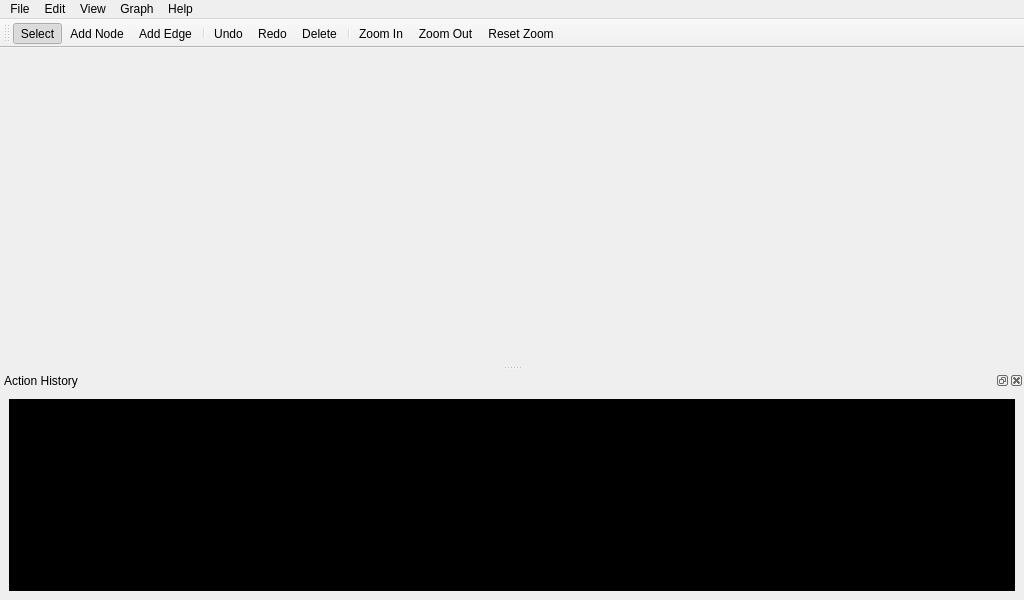
<?xml version="1.0" encoding="UTF-8"?>
<ui version="4.0">
 <class>MainWindow</class>
 <widget class="QMainWindow" name="MainWindow">
  <property name="geometry">
   <rect>
    <x>0</x>
    <y>0</y>
    <width>1024</width>
    <height>600</height>
   </rect>
  </property>
  <property name="windowTitle">
   <string>Graph Editor</string>
  </property>
  <widget class="QWidget" name="centralwidget">
   <layout class="QVBoxLayout" name="verticalLayout_2"/>
  </widget>
  <widget class="QMenuBar" name="menubar">
   <property name="geometry">
    <rect>
     <x>0</x>
     <y>0</y>
     <width>1024</width>
     <height>23</height>
    </rect>
   </property>
   <widget class="QMenu" name="menuFile">
    <property name="title">
     <string>File</string>
    </property>
    <addaction name="actionNew_File"/>
    <addaction name="actionOpen_File"/>
    <addaction name="actionSave"/>
    <addaction name="actionSave_As"/>
    <addaction name="separator"/>
    <addaction name="actionExport"/>
    <addaction name="separator"/>
    <addaction name="actionClose"/>
    <addaction name="actionExit"/>
   </widget>
   <widget class="QMenu" name="menuEdit">
    <property name="title">
     <string>Edit</string>
    </property>
    <addaction name="actionUndo"/>
    <addaction name="actionRedo"/>
    <addaction name="separator"/>
    <addaction name="actionCut"/>
    <addaction name="actionCopy"/>
    <addaction name="actionPaste"/>
    <addaction name="actionDelete"/>
    <addaction name="separator"/>
    <addaction name="actionSelect_All"/>
    <addaction name="actionDeselect_All"/>
   </widget>
   <widget class="QMenu" name="menuHelp">
    <property name="title">
     <string>Help</string>
    </property>
   </widget>
   <widget class="QMenu" name="menuView">
    <property name="title">
     <string>View</string>
    </property>
    <addaction name="actionZoom_In"/>
    <addaction name="actionZoom_Out"/>
    <addaction name="separator"/>
    <addaction name="actionReset_Zoom"/>
    <addaction name="actionShow_Grid"/>
    <addaction name="actionSnap_to_Grid"/>
    <addaction name="separator"/>
    <addaction name="actionShow_Toolbar"/>
    <addaction name="actionShow_Properties_Panel"/>
    <addaction name="actionShow_Action_History"/>
    <addaction name="separator"/>
    <addaction name="actionFullscreen"/>
    <addaction name="actionDark_Mode"/>
   </widget>
   <widget class="QMenu" name="menuGraph">
    <property name="title">
     <string>Graph</string>
    </property>
    <addaction name="actionGenerate_Random_Graph"/>
   </widget>
   <addaction name="menuFile"/>
   <addaction name="menuEdit"/>
   <addaction name="menuView"/>
   <addaction name="menuGraph"/>
   <addaction name="menuHelp"/>
  </widget>
  <widget class="QToolBar" name="toolBar">
   <property name="windowTitle">
    <string>toolBar</string>
   </property>
   <property name="toolButtonStyle">
    <enum>Qt::ToolButtonTextUnderIcon</enum>
   </property>
   <attribute name="toolBarArea">
    <enum>TopToolBarArea</enum>
   </attribute>
   <attribute name="toolBarBreak">
    <bool>false</bool>
   </attribute>
   <addaction name="actionSelect"/>
   <addaction name="actionAdd_Node"/>
   <addaction name="actionAdd_Edge"/>
   <addaction name="separator"/>
   <addaction name="actionUndo"/>
   <addaction name="actionRedo"/>
   <addaction name="actionDelete"/>
   <addaction name="separator"/>
   <addaction name="actionZoom_In"/>
   <addaction name="actionZoom_Out"/>
   <addaction name="actionReset_Zoom"/>
  </widget>
  <widget class="QDockWidget" name="dockAction_History">
   <property name="sizePolicy">
    <sizepolicy hsizetype="Preferred" vsizetype="Preferred">
     <horstretch>0</horstretch>
     <verstretch>0</verstretch>
    </sizepolicy>
   </property>
   <property name="allowedAreas">
    <set>Qt::BottomDockWidgetArea|Qt::TopDockWidgetArea</set>
   </property>
   <property name="windowTitle">
    <string>Action History</string>
   </property>
   <attribute name="dockWidgetArea">
    <number>8</number>
   </attribute>
   <widget class="QWidget" name="dockWidgetContents">
    <layout class="QHBoxLayout" name="horizontalLayout">
     <item>
      <widget class="QPlainTextEdit" name="plainTextEdit">
       <property name="styleSheet">
        <string notr="true">background-color: black;
color: lightgray;
font-style: italic;
</string>
       </property>
       <property name="readOnly">
        <bool>true</bool>
       </property>
      </widget>
     </item>
    </layout>
   </widget>
  </widget>
  <action name="actionNew_File">
   <property name="text">
    <string>New</string>
   </property>
   <property name="shortcut">
    <string>Ctrl+N</string>
   </property>
  </action>
  <action name="actionOpen_File">
   <property name="text">
    <string>Open...</string>
   </property>
   <property name="shortcut">
    <string>Ctrl+O</string>
   </property>
  </action>
  <action name="actionSave">
   <property name="text">
    <string>Save</string>
   </property>
   <property name="shortcut">
    <string>Ctrl+S</string>
   </property>
  </action>
  <action name="actionSave_As">
   <property name="text">
    <string>Save As...</string>
   </property>
  </action>
  <action name="actionExport">
   <property name="text">
    <string>Export</string>
   </property>
  </action>
  <action name="actionClose">
   <property name="text">
    <string>Close</string>
   </property>
  </action>
  <action name="actionExit">
   <property name="text">
    <string>Exit</string>
   </property>
  </action>
  <action name="actionUndo">
   <property name="icon">
    <iconset resource="resource.qrc">
     <normaloff>:/Загрузки/undo-svgrepo-com(1).svg</normaloff>:/Загрузки/undo-svgrepo-com(1).svg</iconset>
   </property>
   <property name="text">
    <string>Undo</string>
   </property>
   <property name="shortcut">
    <string>Ctrl+Z</string>
   </property>
  </action>
  <action name="actionRedo">
   <property name="icon">
    <iconset resource="resource.qrc">
     <normaloff>:/Загрузки/redo-svgrepo-com.svg</normaloff>:/Загрузки/redo-svgrepo-com.svg</iconset>
   </property>
   <property name="text">
    <string>Redo</string>
   </property>
   <property name="shortcut">
    <string>Ctrl+Y</string>
   </property>
  </action>
  <action name="actionCut">
   <property name="text">
    <string>Cut</string>
   </property>
   <property name="shortcut">
    <string>Ctrl+X</string>
   </property>
  </action>
  <action name="actionCopy">
   <property name="text">
    <string>Copy</string>
   </property>
   <property name="shortcut">
    <string>Ctrl+C</string>
   </property>
  </action>
  <action name="actionPaste">
   <property name="text">
    <string>Paste</string>
   </property>
   <property name="shortcut">
    <string>Ctrl+V</string>
   </property>
  </action>
  <action name="actionDelete">
   <property name="icon">
    <iconset resource="resource.qrc">
     <normaloff>:/Загрузки/delete-svgrepo-com.svg</normaloff>:/Загрузки/delete-svgrepo-com.svg</iconset>
   </property>
   <property name="text">
    <string>Delete</string>
   </property>
   <property name="shortcut">
    <string>Del</string>
   </property>
  </action>
  <action name="actionSelect_All">
   <property name="text">
    <string>Select All</string>
   </property>
   <property name="shortcut">
    <string>Ctrl+A</string>
   </property>
  </action>
  <action name="actionDeselect_All">
   <property name="text">
    <string>Deselect All</string>
   </property>
  </action>
  <action name="actionZoom_In">
   <property name="icon">
    <iconset resource="resource.qrc">
     <normaloff>:/Загрузки/zoom-in-svgrepo-com.svg</normaloff>:/Загрузки/zoom-in-svgrepo-com.svg</iconset>
   </property>
   <property name="text">
    <string>Zoom In</string>
   </property>
   <property name="shortcut">
    <string>+</string>
   </property>
  </action>
  <action name="actionZoom_Out">
   <property name="icon">
    <iconset resource="resource.qrc">
     <normaloff>:/Загрузки/zoom-out-svgrepo-com.svg</normaloff>:/Загрузки/zoom-out-svgrepo-com.svg</iconset>
   </property>
   <property name="text">
    <string>Zoom Out</string>
   </property>
   <property name="shortcut">
    <string>-</string>
   </property>
  </action>
  <action name="actionReset_Zoom">
   <property name="icon">
    <iconset resource="resource.qrc">
     <normaloff>:/Загрузки/zoom-cancel-svgrepo-com.svg</normaloff>:/Загрузки/zoom-cancel-svgrepo-com.svg</iconset>
   </property>
   <property name="text">
    <string>Reset Zoom</string>
   </property>
  </action>
  <action name="actionShow_Grid">
   <property name="checkable">
    <bool>true</bool>
   </property>
   <property name="checked">
    <bool>true</bool>
   </property>
   <property name="text">
    <string>Show Grid</string>
   </property>
  </action>
  <action name="actionSnap_to_Grid">
   <property name="checkable">
    <bool>true</bool>
   </property>
   <property name="text">
    <string>Snap to Grid</string>
   </property>
  </action>
  <action name="actionShow_Toolbar">
   <property name="checkable">
    <bool>true</bool>
   </property>
   <property name="checked">
    <bool>true</bool>
   </property>
   <property name="text">
    <string>Show Toolbar</string>
   </property>
  </action>
  <action name="actionShow_Properties_Panel">
   <property name="checkable">
    <bool>true</bool>
   </property>
   <property name="text">
    <string>Show Properties Panel</string>
   </property>
  </action>
  <action name="actionShow_Action_History">
   <property name="checkable">
    <bool>true</bool>
   </property>
   <property name="checked">
    <bool>true</bool>
   </property>
   <property name="text">
    <string>Show Action History</string>
   </property>
  </action>
  <action name="actionFullscreen">
   <property name="checkable">
    <bool>true</bool>
   </property>
   <property name="text">
    <string>Fullscreen</string>
   </property>
  </action>
  <action name="actionDark_Mode">
   <property name="checkable">
    <bool>true</bool>
   </property>
   <property name="text">
    <string>Dark Mode</string>
   </property>
  </action>
  <action name="actionSelect">
   <property name="checkable">
    <bool>true</bool>
   </property>
   <property name="checked">
    <bool>true</bool>
   </property>
   <property name="icon">
    <iconset resource="resource.qrc">
     <normaloff>:/Загрузки/icons8-select.svg</normaloff>:/Загрузки/icons8-select.svg</iconset>
   </property>
   <property name="text">
    <string>Select</string>
   </property>
   <property name="shortcut">
    <string>S</string>
   </property>
  </action>
  <action name="actionAdd_Node">
   <property name="checkable">
    <bool>true</bool>
   </property>
   <property name="icon">
    <iconset resource="resource.qrc">
     <normaloff>:/Загрузки/add-ellipse-svgrepo-com.svg</normaloff>:/Загрузки/add-ellipse-svgrepo-com.svg</iconset>
   </property>
   <property name="text">
    <string>Add Node</string>
   </property>
   <property name="shortcut">
    <string>N</string>
   </property>
  </action>
  <action name="actionAdd_Edge">
   <property name="checkable">
    <bool>true</bool>
   </property>
   <property name="icon">
    <iconset resource="resource.qrc">
     <normaloff>:/Загрузки/vector-line-svgrepo-com.svg</normaloff>:/Загрузки/vector-line-svgrepo-com.svg</iconset>
   </property>
   <property name="text">
    <string>Add Edge</string>
   </property>
   <property name="shortcut">
    <string>E</string>
   </property>
  </action>
  <action name="actionGenerate_Random_Graph">
   <property name="text">
    <string>Generate Random Graph</string>
   </property>
  </action>
 </widget>
 <resources>
  <include location="resource.qrc"/>
 </resources>
 <connections/>
</ui>
